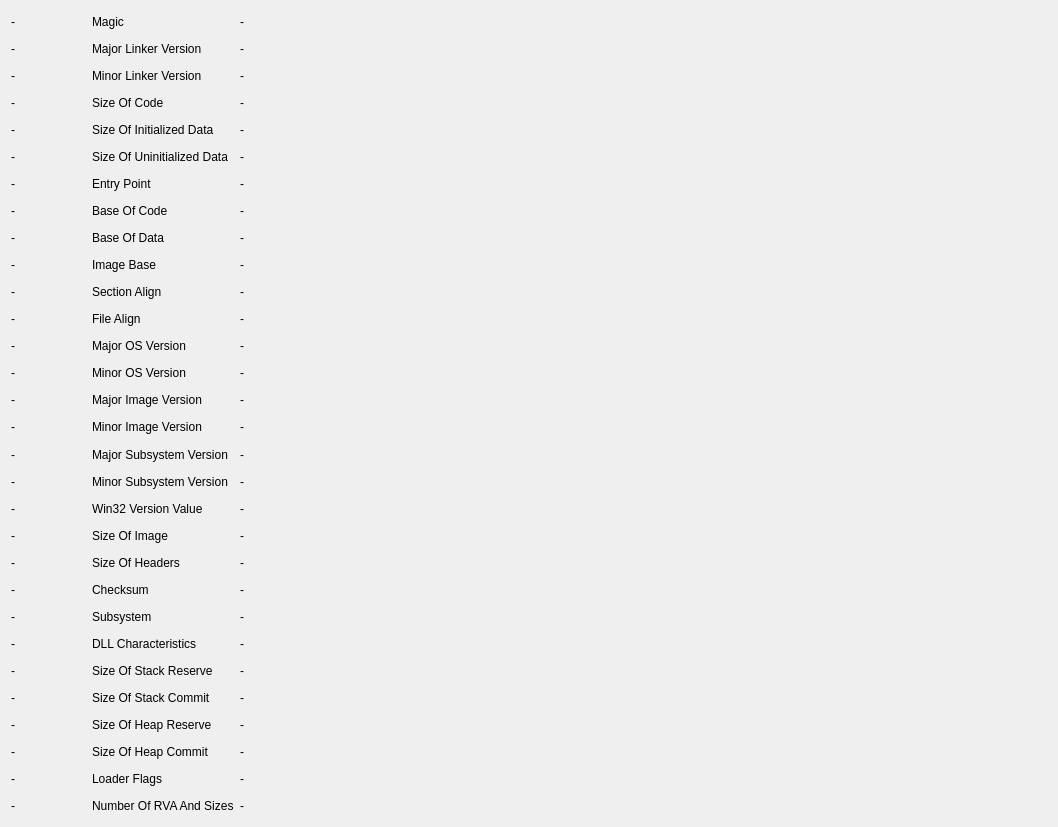
           <widget class="QWidget" name="scrollAreaWidgetContents">
            <property name="geometry">
             <rect>
              <x>0</x>
              <y>0</y>
              <width>1058</width>
              <height>827</height>
             </rect>
            </property>
            <layout class="QVBoxLayout" name="verticalLayout_8">
             <item>
              <layout class="QGridLayout" name="gridLayout_2">
               <item row="26" column="2">
                <widget class="QLabel" name="sizeOfHeapReserve_2">
                 <property name="text">
                  <string>-</string>
                 </property>
                </widget>
               </item>
               <item row="14" column="0">
                <widget class="QLabel" name="off_15">
                 <property name="sizePolicy">
                  <sizepolicy hsizetype="Fixed" vsizetype="Preferred">
                   <horstretch>0</horstretch>
                   <verstretch>0</verstretch>
                  </sizepolicy>
                 </property>
                 <property name="minimumSize">
                  <size>
                   <width>75</width>
                   <height>0</height>
                  </size>
                 </property>
                 <property name="text">
                  <string>-</string>
                 </property>
                </widget>
               </item>
               <item row="10" column="0">
                <widget class="QLabel" name="off_11">
                 <property name="text">
                  <string>-</string>
                 </property>
                </widget>
               </item>
               <item row="22" column="0">
                <widget class="QLabel" name="off_23">
                 <property name="text">
                  <string>-</string>
                 </property>
                </widget>
               </item>
               <item row="18" column="2">
                <widget class="QLabel" name="win32VersionValue">
                 <property name="text">
                  <string>-</string>
                 </property>
                </widget>
               </item>
               <item row="16" column="2">
                <widget class="QLabel" name="majorSubsystemVersion">
                 <property name="text">
                  <string>-</string>
                 </property>
                </widget>
               </item>
               <item row="7" column="2">
                <widget class="QLabel" name="baseOfCode">
                 <property name="text">
                  <string>-</string>
                 </property>
                </widget>
               </item>
               <item row="9" column="0">
                <widget class="QLabel" name="off_10">
                 <property name="text">
                  <string>-</string>
                 </property>
                </widget>
               </item>
               <item row="26" column="0">
                <widget class="QLabel" name="off_27">
                 <property name="text">
                  <string>-</string>
                 </property>
                </widget>
               </item>
               <item row="11" column="2">
                <widget class="QLabel" name="fileAlign">
                 <property name="text">
                  <string>-</string>
                 </property>
                </widget>
               </item>
               <item row="7" column="0">
                <widget class="QLabel" name="off_8">
                 <property name="text">
                  <string>-</string>
                 </property>
                </widget>
               </item>
               <item row="13" column="0">
                <widget class="QLabel" name="off_14">
                 <property name="text">
                  <string>-</string>
                 </property>
                </widget>
               </item>
               <item row="27" column="0">
                <widget class="QLabel" name="off_28">
                 <property name="text">
                  <string>-</string>
                 </property>
                </widget>
               </item>
               <item row="17" column="0">
                <widget class="QLabel" name="off_18">
                 <property name="text">
                  <string>-</string>
                 </property>
                </widget>
               </item>
               <item row="4" column="0">
                <widget class="QLabel" name="off_5">
                 <property name="text">
                  <string>-</string>
                 </property>
                </widget>
               </item>
               <item row="19" column="0">
                <widget class="QLabel" name="off_20">
                 <property name="text">
                  <string>-</string>
                 </property>
                </widget>
               </item>
               <item row="17" column="2">
                <widget class="QLabel" name="minorSubsystemVersion">
                 <property name="text">
                  <string>-</string>
                 </property>
                </widget>
               </item>
               <item row="24" column="0">
                <widget class="QLabel" name="off_25">
                 <property name="text">
                  <string>-</string>
                 </property>
                </widget>
               </item>
               <item row="20" column="0">
                <widget class="QLabel" name="off_21">
                 <property name="text">
                  <string>-</string>
                 </property>
                </widget>
               </item>
               <item row="27" column="1">
                <widget class="QLabel" name="label_100">
                 <property name="text">
                  <string>Size Of Heap Commit</string>
                 </property>
                </widget>
               </item>
               <item row="1" column="0">
                <widget class="QLabel" name="off_2">
                 <property name="text">
                  <string>-</string>
                 </property>
                </widget>
               </item>
               <item row="5" column="1">
                <widget class="QLabel" name="label_75">
                 <property name="sizePolicy">
                  <sizepolicy hsizetype="Fixed" vsizetype="Preferred">
                   <horstretch>0</horstretch>
                   <verstretch>0</verstretch>
                  </sizepolicy>
                 </property>
                 <property name="text">
                  <string>Size Of Uninitialized Data</string>
                 </property>
                </widget>
               </item>
               <item row="25" column="1">
                <widget class="QLabel" name="label_98">
                 <property name="text">
                  <string>Size Of Stack Commit</string>
                 </property>
                </widget>
               </item>
               <item row="10" column="1">
                <widget class="QLabel" name="label_81">
                 <property name="text">
                  <string>Section Align</string>
                 </property>
                </widget>
               </item>
               <item row="5" column="2">
                <widget class="QLabel" name="sizeOfUninitializedData">
                 <property name="text">
                  <string>-</string>
                 </property>
                </widget>
               </item>
               <item row="25" column="2">
                <widget class="QLabel" name="sizeOfStackCommit">
                 <property name="text">
                  <string>-</string>
                 </property>
                </widget>
               </item>
               <item row="28" column="2">
                <widget class="QLabel" name="loaderFlags">
                 <property name="text">
                  <string>-</string>
                 </property>
                </widget>
               </item>
               <item row="11" column="0">
                <widget class="QLabel" name="off_12">
                 <property name="text">
                  <string>-</string>
                 </property>
                </widget>
               </item>
               <item row="14" column="1">
                <widget class="QLabel" name="label_85">
                 <property name="text">
                  <string>Major Image Version</string>
                 </property>
                </widget>
               </item>
               <item row="28" column="0">
                <widget class="QLabel" name="off_29">
                 <property name="text">
                  <string>-</string>
                 </property>
                </widget>
               </item>
               <item row="11" column="1">
                <widget class="QLabel" name="label_82">
                 <property name="text">
                  <string>File Align</string>
                 </property>
                </widget>
               </item>
               <item row="27" column="2">
                <widget class="QLabel" name="sizeOfHeapCommit">
                 <property name="text">
                  <string>-</string>
                 </property>
                </widget>
               </item>
               <item row="20" column="1">
                <widget class="QLabel" name="label_92">
                 <property name="text">
                  <string>Size Of Headers</string>
                 </property>
                </widget>
               </item>
               <item row="6" column="2">
                <widget class="QLabel" name="entryPoint">
                 <property name="text">
                  <string>-</string>
                 </property>
                </widget>
               </item>
               <item row="8" column="1">
                <widget class="QLabel" name="label_78">
                 <property name="text">
                  <string>Base Of Data</string>
                 </property>
                </widget>
               </item>
               <item row="7" column="1">
                <widget class="QLabel" name="label_77">
                 <property name="text">
                  <string>Base Of Code</string>
                 </property>
                </widget>
               </item>
               <item row="21" column="0">
                <widget class="QLabel" name="off_22">
                 <property name="text">
                  <string>-</string>
                 </property>
                </widget>
               </item>
               <item row="29" column="0">
                <widget class="QLabel" name="off_30">
                 <property name="text">
                  <string>-</string>
                 </property>
                </widget>
               </item>
               <item row="4" column="1">
                <widget class="QLabel" name="label_74">
                 <property name="text">
                  <string>Size Of Initialized Data</string>
                 </property>
                </widget>
               </item>
               <item row="8" column="2">
                <widget class="QLabel" name="baseOfData">
                 <property name="text">
                  <string>-</string>
                 </property>
                </widget>
               </item>
               <item row="19" column="2">
                <widget class="QLabel" name="sizeOfImage">
                 <property name="text">
                  <string>-</string>
                 </property>
                </widget>
               </item>
               <item row="12" column="1">
                <widget class="QLabel" name="label_83">
                 <property name="text">
                  <string>Major OS Version</string>
                 </property>
                </widget>
               </item>
               <item row="6" column="0">
                <widget class="QLabel" name="off_7">
                 <property name="text">
                  <string>-</string>
                 </property>
                </widget>
               </item>
               <item row="29" column="2">
                <widget class="QLabel" name="numberOfRvaAndSizes">
                 <property name="text">
                  <string>-</string>
                 </property>
                </widget>
               </item>
               <item row="1" column="1">
                <widget class="QLabel" name="label_70">
                 <property name="text">
                  <string>Major Linker Version</string>
                 </property>
                </widget>
               </item>
               <item row="22" column="1">
                <widget class="QLabel" name="label_93">
                 <property name="text">
                  <string>Subsystem</string>
                 </property>
                </widget>
               </item>
               <item row="28" column="1">
                <widget class="QLabel" name="label_101">
                 <property name="text">
                  <string>Loader Flags</string>
                 </property>
                </widget>
               </item>
               <item row="2" column="1">
                <widget class="QLabel" name="label_71">
                 <property name="text">
                  <string>Minor Linker Version</string>
                 </property>
                </widget>
               </item>
               <item row="0" column="0">
                <widget class="QLabel" name="off_1">
                 <property name="text">
                  <string>-</string>
                 </property>
                </widget>
               </item>
               <item row="23" column="1">
                <widget class="QLabel" name="label_95">
                 <property name="text">
                  <string>DLL Characteristics</string>
                 </property>
                </widget>
               </item>
               <item row="9" column="2">
                <widget class="QLabel" name="imageBase">
                 <property name="text">
                  <string>-</string>
                 </property>
                </widget>
               </item>
               <item row="2" column="0">
                <widget class="QLabel" name="off_3">
                 <property name="text">
                  <string>-</string>
                 </property>
                </widget>
               </item>
               <item row="10" column="2">
                <widget class="QLabel" name="sectionAlign">
                 <property name="text">
                  <string>-</string>
                 </property>
                </widget>
               </item>
               <item row="23" column="0">
                <widget class="QLabel" name="off_24">
                 <property name="text">
                  <string>-</string>
                 </property>
                </widget>
               </item>
               <item row="16" column="1">
                <widget class="QLabel" name="label_87">
                 <property name="text">
                  <string>Major Subsystem Version</string>
                 </property>
                </widget>
               </item>
               <item row="4" column="2">
                <widget class="QLabel" name="sizeOfInitializedData">
                 <property name="text">
                  <string>-</string>
                 </property>
                </widget>
               </item>
               <item row="15" column="0">
                <widget class="QLabel" name="off_16">
                 <property name="text">
                  <string>-</string>
                 </property>
                </widget>
               </item>
               <item row="15" column="2">
                <widget class="QLabel" name="minorImageVersion">
                 <property name="text">
                  <string>-</string>
                 </property>
                </widget>
               </item>
               <item row="16" column="0">
                <widget class="QLabel" name="off_17">
                 <property name="text">
                  <string>-</string>
                 </property>
                </widget>
               </item>
               <item row="9" column="1">
                <widget class="QLabel" name="label_80">
                 <property name="text">
                  <string>Image Base</string>
                 </property>
                </widget>
               </item>
               <item row="1" column="2">
                <widget class="QLabel" name="majorLinkerVersion">
                 <property name="text">
                  <string>-</string>
                 </property>
                </widget>
               </item>
               <item row="26" column="1">
                <widget class="QLabel" name="label_99">
                 <property name="text">
                  <string>Size Of Heap Reserve</string>
                 </property>
                </widget>
               </item>
               <item row="12" column="2">
                <widget class="QLabel" name="majorOSVersion">
                 <property name="text">
                  <string>-</string>
                 </property>
                </widget>
               </item>
               <item row="12" column="0">
                <widget class="QLabel" name="off_13">
                 <property name="text">
                  <string>-</string>
                 </property>
                </widget>
               </item>
               <item row="0" column="1">
                <widget class="QLabel" name="label_69">
                 <property name="text">
                  <string>Magic</string>
                 </property>
                </widget>
               </item>
               <item row="20" column="2">
                <widget class="QLabel" name="sizeOfHeaders">
                 <property name="text">
                  <string>-</string>
                 </property>
                </widget>
               </item>
               <item row="24" column="2">
                <widget class="QLabel" name="sizeOfStackReserve">
                 <property name="text">
                  <string>-</string>
                 </property>
                </widget>
               </item>
               <item row="2" column="2">
                <widget class="QLabel" name="minorLinkerVersion">
                 <property name="text">
                  <string>-</string>
                 </property>
                </widget>
               </item>
               <item row="29" column="1">
                <widget class="QLabel" name="label_102">
                 <property name="text">
                  <string>Number Of RVA And Sizes</string>
                 </property>
                </widget>
               </item>
               <item row="5" column="0">
                <widget class="QLabel" name="off_6">
                 <property name="text">
                  <string>-</string>
                 </property>
                </widget>
               </item>
               <item row="21" column="1">
                <widget class="QLabel" name="label_91">
                 <property name="text">
                  <string>Checksum</string>
                 </property>
                </widget>
               </item>
               <item row="22" column="2">
                <widget class="QLabel" name="subsystem">
                 <property name="text">
                  <string>-</string>
                 </property>
                </widget>
               </item>
               <item row="3" column="0">
                <widget class="QLabel" name="off_4">
                 <property name="text">
                  <string>-</string>
                 </property>
                </widget>
               </item>
               <item row="18" column="1">
                <widget class="QLabel" name="label_89">
                 <property name="text">
                  <string>Win32 Version Value</string>
                 </property>
                </widget>
               </item>
               <item row="15" column="1">
                <widget class="QLabel" name="label_86">
                 <property name="text">
                  <string>Minor Image Version</string>
                 </property>
                </widget>
               </item>
               <item row="21" column="2">
                <widget class="QLabel" name="checksumOptional">
                 <property name="text">
                  <string>-</string>
                 </property>
                </widget>
               </item>
               <item row="0" column="2">
                <widget class="QLabel" name="optionalMagic">
                 <property name="text">
                  <string>-</string>
                 </property>
                </widget>
               </item>
               <item row="8" column="0">
                <widget class="QLabel" name="off_9">
                 <property name="text">
                  <string>-</string>
                 </property>
                </widget>
               </item>
               <item row="6" column="1">
                <widget class="QLabel" name="label_76">
                 <property name="text">
                  <string>Entry Point</string>
                 </property>
                </widget>
               </item>
               <item row="24" column="1">
                <widget class="QLabel" name="label_97">
                 <property name="text">
                  <string>Size Of Stack Reserve</string>
                 </property>
                </widget>
               </item>
               <item row="13" column="1">
                <widget class="QLabel" name="label_84">
                 <property name="text">
                  <string>Minor OS Version</string>
                 </property>
                </widget>
               </item>
               <item row="3" column="2">
                <widget class="QLabel" name="sizeOfCode">
                 <property name="text">
                  <string>-</string>
                 </property>
                </widget>
               </item>
               <item row="14" column="2">
                <widget class="QLabel" name="majorImageVersion">
                 <property name="text">
                  <string>-</string>
                 </property>
                </widget>
               </item>
               <item row="17" column="1">
                <widget class="QLabel" name="label_88">
                 <property name="text">
                  <string>Minor Subsystem Version</string>
                 </property>
                </widget>
               </item>
               <item row="23" column="2">
                <widget class="QLabel" name="dllCharacteristics">
                 <property name="text">
                  <string>-</string>
                 </property>
                </widget>
               </item>
               <item row="13" column="2">
                <widget class="QLabel" name="minorOSVersion">
                 <property name="text">
                  <string>-</string>
                 </property>
                </widget>
               </item>
               <item row="18" column="0">
                <widget class="QLabel" name="off_19">
                 <property name="text">
                  <string>-</string>
                 </property>
                </widget>
               </item>
               <item row="25" column="0">
                <widget class="QLabel" name="off_26">
                 <property name="text">
                  <string>-</string>
                 </property>
                </widget>
               </item>
               <item row="3" column="1">
                <widget class="QLabel" name="label_72">
                 <property name="text">
                  <string>Size Of Code</string>
                 </property>
                </widget>
               </item>
               <item row="19" column="1">
                <widget class="QLabel" name="label_90">
                 <property name="text">
                  <string>Size Of Image</string>
                 </property>
                </widget>
               </item>
              </layout>
             </item>
            </layout>
           </widget>
